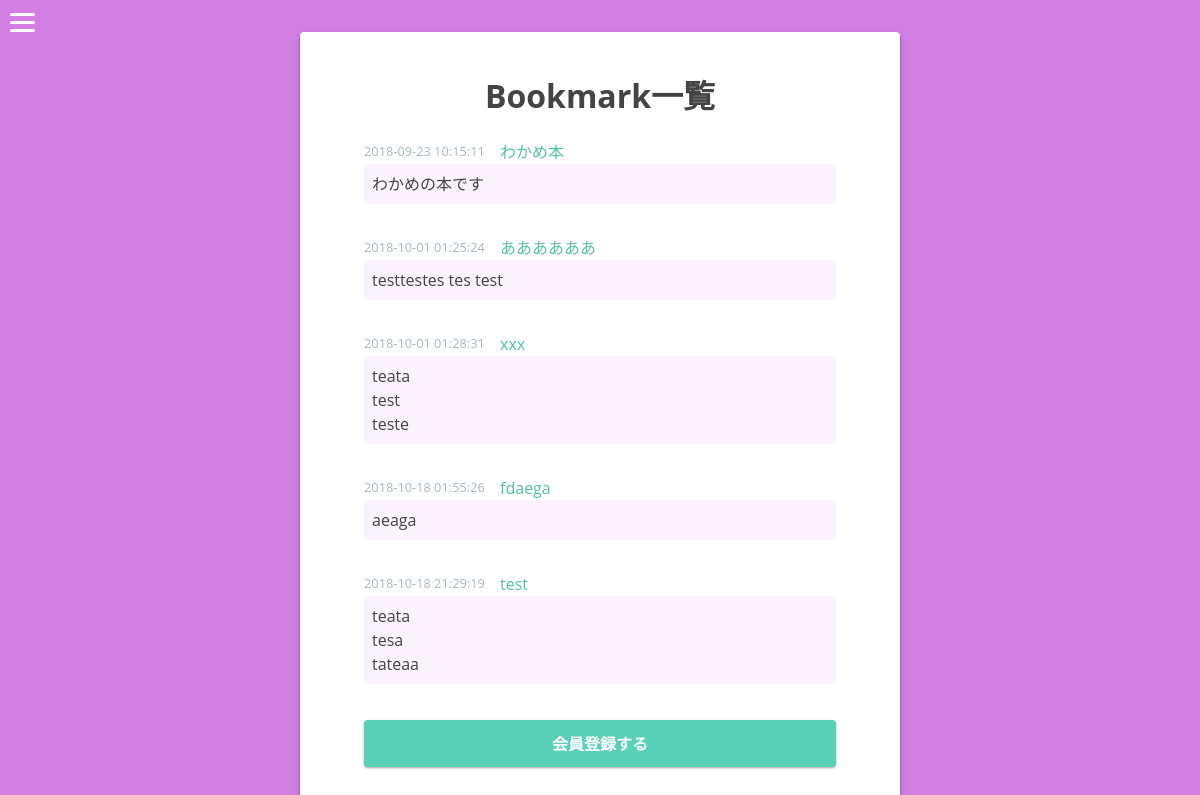
The page / on the database its author committed.
### tables this page shows
CREATE TABLE IF NOT EXISTS `gs_bm_table` (
`id` int(12) NOT NULL,
  `book_name` varchar(64) NOT NULL,
  `book_url` text NOT NULL,
  `book_comment` text NOT NULL,
  `create_time` datetime NOT NULL,
  `image` varchar(128) DEFAULT NULL
);

### index.php (the view, shortened to what this page needs)
<?php
$pdo = db_conn();
$stmt = $pdo->prepare("SELECT * FROM gs_bm_table");
$status = $stmt->execute();
$view="";
if($status==false){
  errorMsg($stmt);
}else{
  while( $result = $stmt->fetch(PDO::FETCH_ASSOC)){
    $view .= '<li class="item">';
    $view .= '<p class="titleWrap">';
    $view .= '<span class="date">';
    $view .= $result["create_time"];
    $view .= '</span>';
    $view .= '<span class="name">';
    $view .= '<a href="'.$result["book_url"].'" class="link" target="_block" rel="noopener noreferrer">';
    $view .= $result["book_name"];
    $view .= '</a>';
    $view .= '</span>';
    $view .= '</p>';
    $view .= '<p class="comment">';
    $view .= $result["book_comment"];
    $view .= '</p>';
    $view .= '</li>';
  }
}
?>
<!DOCTYPE html>
<html lang="ja">
<head>
<link href="assets/css/reset.css" rel="stylesheet">
<link href="assets/css/sanitize.css" rel="stylesheet">
<link href="assets/css/style.css" rel="stylesheet">
</head>
<body id="main">
<?php include( $_SERVER['DOCUMENT_ROOT'] . '/bookmark/ui/globalnav.php'); ?>
<div>
  <div class="box-wrap">
    <div class="box">
      <h1 class="headline">Bookmark一覧</h1>
      <ul class="list">
        <?=$view?>
      </ul>
      <a class="button" href="/bookmark/user/signup.php">会員登録する</a>
    </div>
  </div>
</div>
</body>
</html>

### assets/css/sanitize.css (style rules this page uses)
html { box-sizing: border-box; cursor: default; font-family: sans-serif; line-height: 1.5; -ms-text-size-adjust: 100%; -webkit-text-size-adjust: 100%; }
body { margin: 0; }
h1 { font-size: 2em; margin: .67em 0; }
a { background-color: transparent; -webkit-text-decoration-skip: objects; }
a, area, button, input, label, select, textarea, [tabindex] { -ms-touch-action: manipulation; touch-action: manipulation; }

### assets/css/style.css (style rules this page uses)
body { width: 100%; height: 100%; margin: auto; padding: 0; font-family: Avenir, "Open Sans", "Helvetica Neue", Helvetica, Arial, Verdana, Roboto, "游ゴシック", "Yu Gothic", "游ゴシック体", "YuGothic", "ヒラギノ角ゴ Pro W3", "Hiragino Kaku Gothic Pro", "Meiryo UI", "メイリオ", Meiryo, "ＭＳ Ｐゴシック", "MS PGothic", sans-serif; color: #444; }
.box-wrap { display: flex; flex-wrap: wrap; align-items: center; justify-content: center; width: 100%; min-height: 100vh; padding: 2rem; background: #D27EE3; }
.box { display: flex; flex-wrap: wrap; align-items: center; border-radius: 4px; max-width: 600px; margin: auto; padding: 1rem; background: #fff; box-shadow: 0 3px 6px rgba(0,0,0,0.16), 0 3px 3px rgba(0,0,0,0.23); }
@media (min-width: 600px) { .box { padding: 2rem 4rem 4rem; } }
.headline { margin: .5rem auto 0; }
.button, .button-wrap { display: block; width: 100%; max-width: 600px; border: 2px solid #59D1B6; border-radius: 4px; margin: .5rem auto; padding: .6rem .8rem; background: #59D1B6; box-shadow: 0 1px 3px rgba(0,0,0,0.12), 0 1px 2px rgba(0,0,0,0.24); transition: box-shadow .2s; color: #fff; font-size: 16px; font-weight: bold; text-align: center; cursor: pointer; }
.link { font-size: 1rem; color: #50C1A7; transition: opacity .2s; }
.list { display: block; width: 100%; margin: .5rem 0; padding: 0; }
.item { display: flex; align-items: center; flex-wrap: wrap; width: 100%; padding: .75rem 0; }
.titleWrap { display: flex; align-items: center; width: 100%; margin: 0; }
.date { display: block; width: 128px; font-size: .8rem; color: #A6B8C5; }
.name { width: calc(100% - 128px); padding-left: .5rem; }
.comment { width: 100%; margin: 0 0 .5rem; padding: .5rem; border-radius: 4px; background: #FAF2FC; }

### rows shown on the page
gs_bm_table: value "2018-09-23 10:15:11 わかめ本 わかめの本です"
gs_bm_table: value "2018-10-01 01:25:24 ああああああ testtestes tes test"
gs_bm_table: value "2018-10-01 01:28:31 xxx teata test teste"
gs_bm_table: value "2018-10-18 01:55:26 fdaega aeaga"
gs_bm_table: value "2018-10-18 21:29:19 test teata tesa tateaa"
